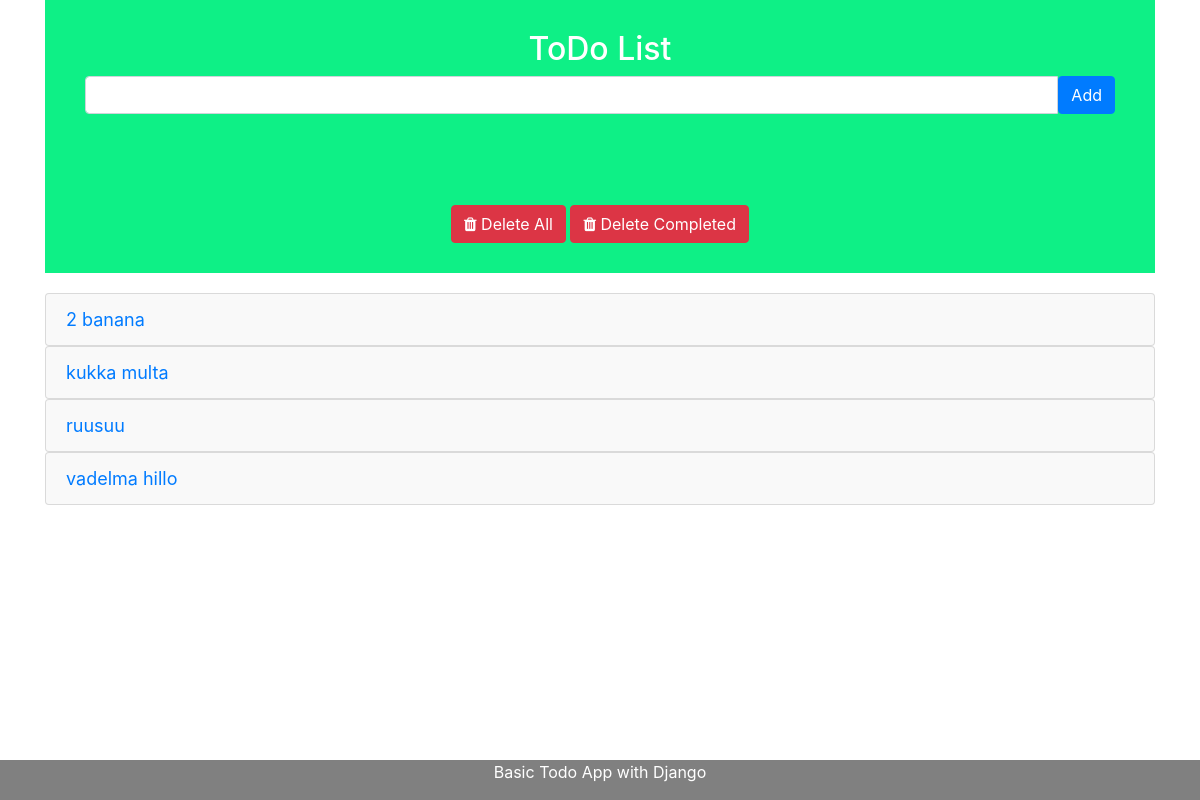
Before: / with the older database file.
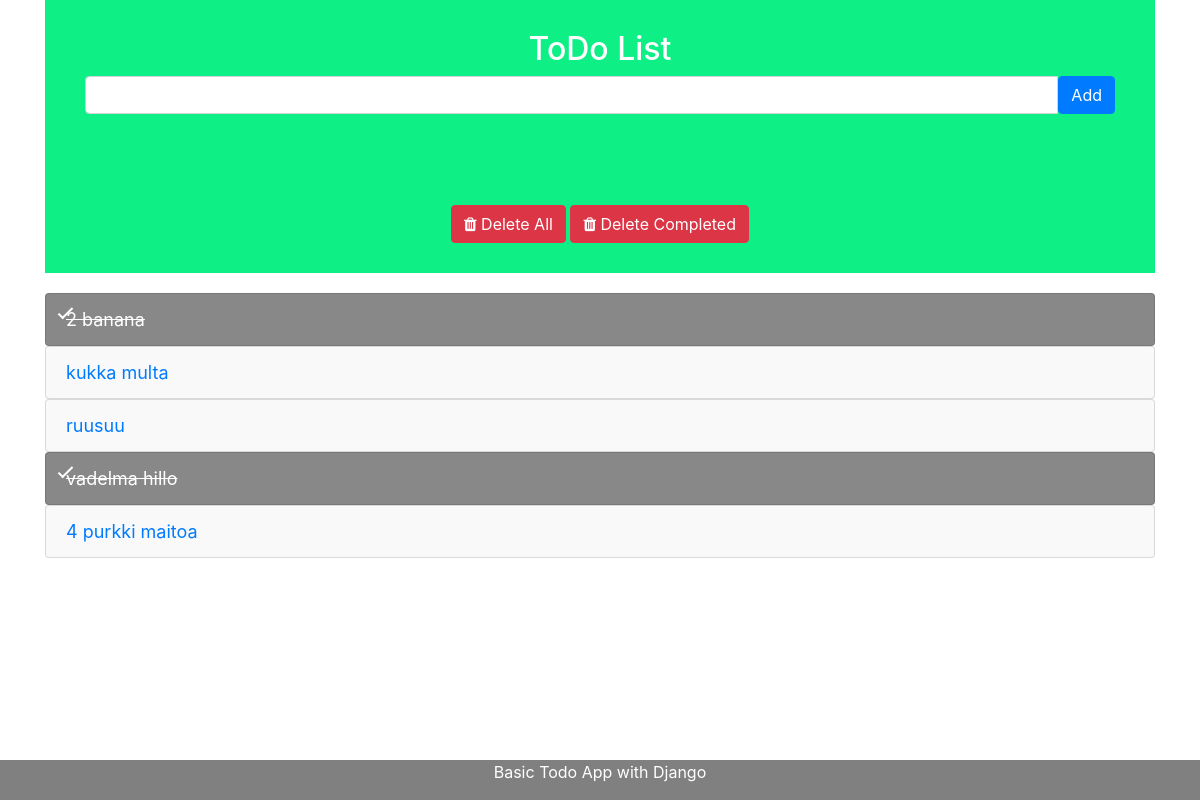
After: the same page with the newer database file.
### todoapp/models.py (models this page shows, shortened)
class Todo(models.Model):
    text = models.CharField(max_length=75)
    completed = models.BooleanField(default=False)

### todoapp/views.py (the view)
# urls.py: path('', views.index, name="index"),
def index(request):
    todoItems = Todo.objects.order_by('id')
    form = TodoForm()
    context = {'todoItems': todoItems, 'form': form}
    return render(request,'todoapp/index.html', context)

### todoapp/forms.py
class TodoForm(forms.Form):
    text = forms.CharField(
        max_length=75,
        widget=forms.TextInput(
            attrs={
                'class': 'form-control'
            }
        )
    )

### todoapp/templates/todoapp/index.html (shortened to what this page needs)
{% load static %}
<!DOCTYPE html>
<html lang="en">
<head>
  <link rel="stylesheet" href="{% static 'todoapp/css/bootstrap.min.css' %}">
  <link rel="stylesheet" href="{% static 'todoapp/css/style.css' %}">
  <link rel="stylesheet" href="https://cdnjs.cloudflare.com/ajax/libs/font-awesome/4.7.0/css/font-awesome.min.css">
</head>
<body>
<div class="container">
  <div class="row">
      <div class="col-sm-12">
        <div id="myDIV" class="header">
          <h2>ToDo List</h2>
          <form rold="form" action="{% url 'add' %}", method="POST">
            <div class="form-group">
              <div class="input-group">
                {{ form.text }}
                <span class="input-group-btn">
                  <button type="submit" class="btn btn-primary">Add</button>
                </span>
              </div>
            </div>
          </form>
          <div style="padding-top:75px">
            <a href="{% url 'deleteall' %}">
              <button type="button" class="btn btn-danger">
                <i class="fa fa-trash"></i>
                Delete All
              </button>
            </a>
            <a href="{% url 'deletecompleted' %}">
              <button type="button" class="btn btn-danger">
                <i class="fa fa-trash"></i>
                Delete Completed
              </button>
            </a>
          </div>
        </div>
      </div>
    </div>
    <div class="row">
      <div class="col-sm-12">
        <ul class="list-group" style="margin-top:20px">
          {% for todoItem in todoItems %}
          {% if todoItem.completed %}
          <a href="{% url 'uncheckcompleted' todoItem.id %}">
            <li class="checked list-group-item">{{ todoItem.text}}</li>
          <a>
          {% else %}
          <a href="{% url 'completed' todoItem.id %}">
            <li class="list-group-item">{{ todoItem.text}}</li>
          </a>
          {% endif %}
          {% endfor %}
        </ul>
      </div>
    </div>
  </div>
  <div class="footer">
    <p>Basic Todo App with Django</p>
  </div>
</body>
</html>

### todoapp/static/todoapp/css/style.css (style rules this page uses)
* { box-sizing: border-box; }
ul { margin: 0; padding: 0; list-style-type: none; }
ul li { cursor: pointer; position: relative; padding: 12px 8px 12px 40px; background: #eee; font-size: 18px; transition: 0.2s; -webkit-user-select: none; -moz-user-select: none; -ms-user-select: none; user-select: none; }
ul li:nth-child(odd) { background: #f9f9f9; }
ul li.checked { background: #888; color: #fff; text-decoration: line-through; }
ul li.checked::before { content: ''; position: absolute; border-color: #fff; border-style: solid; border-width: 0 2px 2px 0; top: 10px; left: 16px; transform: rotate(45deg); height: 15px; width: 7px; }
.header { background-color:#0ef086; padding: 30px 40px; color: white; text-align: center; }
.header:after { content: ""; display: table; clear: both; }
input { margin: 0; border: none; border-radius: 0; width: 75%; padding: 10px; float: left; font-size: 16px; }
.footer { position: fixed; left: 0; bottom: 0; width: 100%; background-color: gray; color: white; text-align: center; }

Changed rows visible on the page:
changed Todo "2 banana": completed False → True (drawn)
changed Todo "vadelma hillo": completed False → True (drawn)
added Todo: text "4 purkki maitoa"
